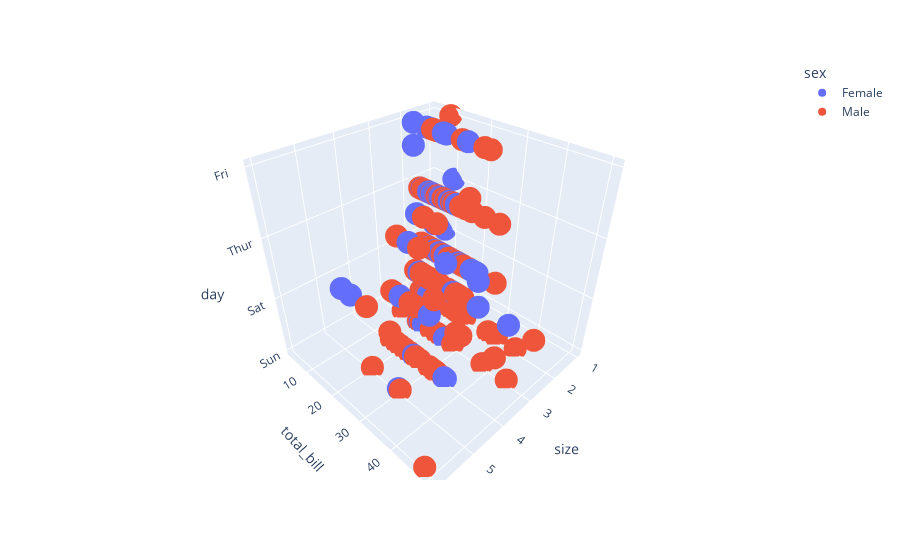

The notebook cell this image was saved under:
### Code cell
# scatter 3d plot
fig8 = px.scatter_3d(df, x='size', y='total_bill', z='day', color='sex')
fig8.show()

### Figure 1 — Plotly figure (JSON) as saved in the notebook; plotly's stock layout.template omitted (floating-point values rounded to 4 significant figures; data arrays with more than 128 entries replaced by an {"elided": "..."} marker saying what was removed)
{"data": [{"hovertemplate": "sex=Female<br>size=%{x}<br>total_bill=%{y}<br>day=%{z}<extra></extra>", "legendgroup": "Female", "marker": {"color": "#636efa", "symbol": "circle"}, "mode": "markers", "name": "Female", "scene": "scene", "showlegend": true, "type": "scatter3d", "x": [2, 4, 4, 2, 3, 3, 2, 2, 2, 2, 4, 3, 2, 4, 2, 2, 1, 3, 2, 2, 2, 1, 4, 2, 2, 2, 2, 2, 3, 2, 2, 2, 1, 3, 2, 2, 2, 4, 2, 2, 6, 2, 2, 2, 2, 2, 2, 2, 2, 2, 2, 2, 6, 2, 2, 3, 2, 5, 4, 2, 3, 2, 2, 2, 2, 3, 3, 2, 4, 2, 2, 2, 2, 3, 2, 2, 3, 2, 4, 2, 3, 2, 2, 2, 3, 2, 2], "y": [16.99, 24.59, 35.26, 14.83, 10.33, 16.97, 20.29, 15.77, 19.65, 15.06, 20.69, 16.93, 10.29, 34.81, 26.41, 16.45, 3.07, 17.07, 26.86, 25.28, 14.73, 10.07, 34.83, 5.75, 16.32, 22.75, 11.35, 15.38, 44.3, 22.42, 20.92, 14.31, 7.25, 25.71, 17.31, 10.65, 12.43, 24.08, 13.42, 12.48, 29.8, 14.52, 11.38, 20.27, 11.17, 12.26, 18.26, 8.51, 10.33, 14.15, 13.16, 17.47, 27.05, 16.43, 8.35, 18.64, 11.87, 29.85, 25, 13.39, 16.21, 17.51, 10.59, 10.63, 9.6, 20.9, 18.15, 19.81, 43.11, 13, 12.74, 13, 16.4, 16.47, 12.76, 13.27, 28.17, 12.9, 30.14, 13.42, 15.98, 16.27, 10.09, 22.12, 35.83, 27.18, 18.78], "z": ["Sun", "Sun", "Sun", "Sun", "Sun", "Sun", "Sat", "Sat", "Sat", "Sat", "Sat", "Sat", "Sun", "Sun", "Sat", "Sat", "Sat", "Sat", "Sat", "Sat", "Sat", "Thur", "Thur", "Fri", "Fri", "Fri", "Fri", "Fri", "Sat", "Sat", "Sat", "Sat", "Sat", "Sun", "Sun", "Thur", "Thur", "Thur", "Thur", "Thur", "Thur", "Thur", "Thur", "Thur", "Thur", "Thur", "Thur", "Thur", "Thur", "Thur", "Thur", "Thur", "Thur", "Thur", "Thur", "Thur", "Thur", "Sun", "Sun", "Sun", "Sun", "Sun", "Sat", "Sat", "Sun", "Sun", "Sun", "Thur", "Thur", "Thur", "Thur", "Thur", "Thur", "Thur", "Sat", "Sat", "Sat", "Sat", "Sat", "Fri", "Fri", "Fri", "Fri", "Sat", "Sat", "Sat", "Thur"]}, {"hovertemplate": "sex=Male<br>size=%{x}<br>total_bill=%{y}<br>day=%{z}<extra></extra>", "legendgroup": "Male", "marker": {"color": "#EF553B", "symbol": "circle"}, "mode": "markers", "name": "Male", "scene": "scene", "showlegend": true, "type": "scatter3d", "x": {"elided": "157 int values"}, "y": {"elided": "157 float values"}, "z": {"elided": "157 str values"}}], "layout": {"legend": {"title": {"text": "sex"}, "tracegroupgap": 0}, "margin": {"t": 60}, "scene": {"domain": {"x": [0, 1], "y": [0, 1]}, "xaxis": {"title": {"text": "size"}}, "yaxis": {"title": {"text": "total_bill"}}, "zaxis": {"title": {"text": "day"}}}}}
